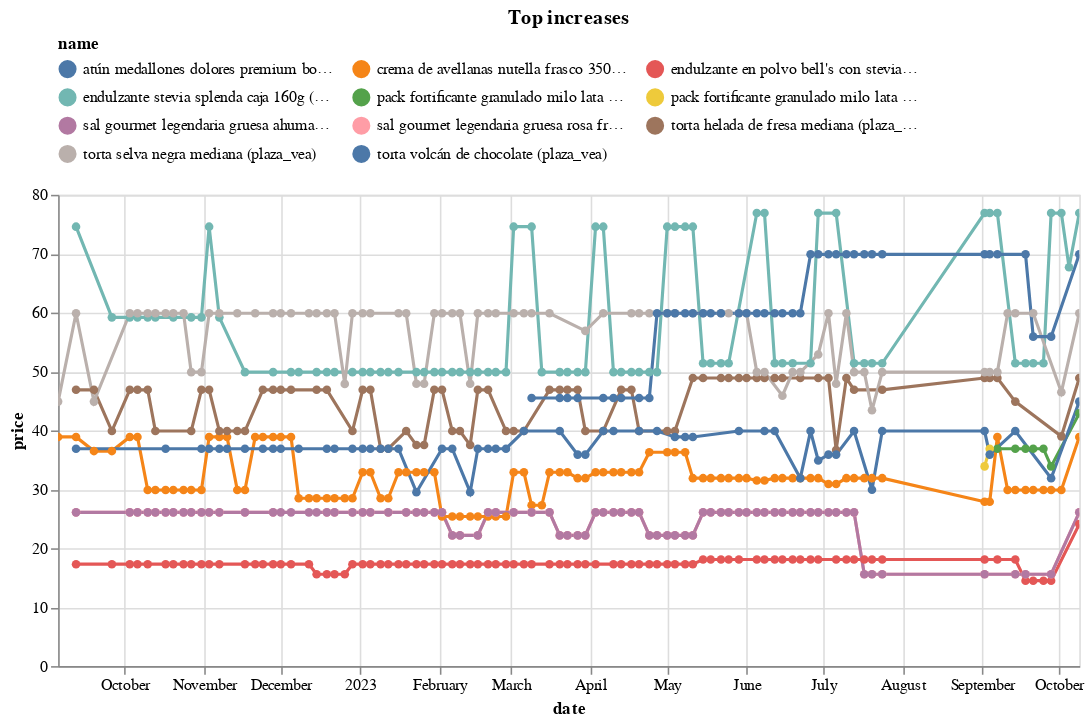

The notebook cell saved with this chart:
### Code cell
(top_changes_abs
 .sort_values('change')
 .tail(10)
 .pipe(plot_changes, 'Top increases')
)

### Figure 1 — Vega-Lite specification as saved in the notebook (floating-point values rounded to 4 significant figures; data arrays with more than 128 entries replaced by an {"elided": "..."} marker saying what was removed)
{"config": {"view": {"continuousWidth": 300, "continuousHeight": 300}, "legend": {"columns": 3, "orient": "top"}}, "data": {"name": "data-b58ef70982e0c49cf558990c3db4ff72"}, "mark": {"type": "line", "point": true}, "encoding": {"color": {"field": "name", "scale": {"domain": ["atún medallones dolores premium bolsa 680g (plaza_vea)", "crema de avellanas nutella frasco 350g (plaza_vea)", "endulzante en polvo bell's con stevia frasco 60g (plaza_vea)", "endulzante stevia splenda caja 160g (plaza_vea)", "pack fortificante granulado milo lata 940g + bebida vegetal nature's heart origen caja 946ml (plaza_vea)", "pack fortificante granulado milo lata 940g + bebida vegetal natures heart origen caja 946ml (plaza_vea)", "sal gourmet legendaria gruesa ahumada frasco 150g (plaza_vea)", "sal gourmet legendaria gruesa rosa frasco 150g (plaza_vea)", "torta helada de fresa mediana (plaza_vea)", "torta selva negra mediana (plaza_vea)", "torta volcán de chocolate (plaza_vea)"]}, "type": "nominal"}, "tooltip": [{"field": "name", "type": "nominal"}, {"field": "price", "type": "quantitative"}, {"field": "last_price", "type": "quantitative"}], "x": {"field": "date", "type": "temporal"}, "y": {"field": "price", "type": "quantitative"}}, "params": [{"name": "param_11", "select": {"type": "point", "fields": ["name"]}, "bind": "legend"}, {"name": "param_12", "select": {"type": "interval", "encodings": ["x", "y"]}, "bind": "scales"}], "title": "Top increases", "transform": [{"filter": {"param": "param_11"}}], "width": 650, "$schema": "https://vega.github.io/schema/vega-lite/v5.15.1.json", "datasets": {"data-b58ef70982e0c49cf558990c3db4ff72": {"elided": "674 records"}}}
